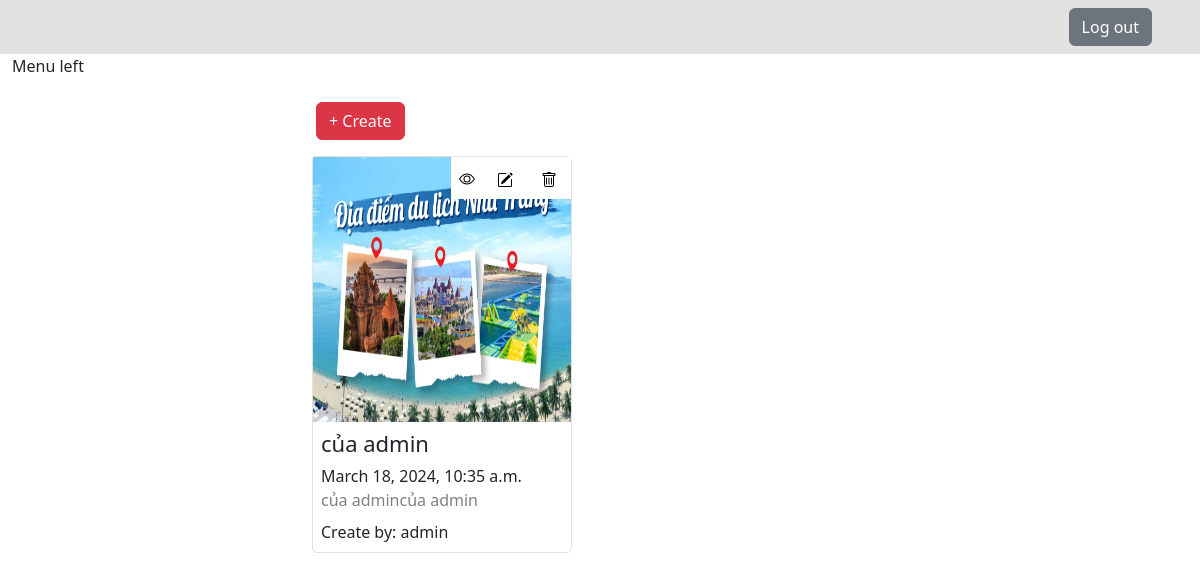
The app's page /update/blog (signed in), older data.
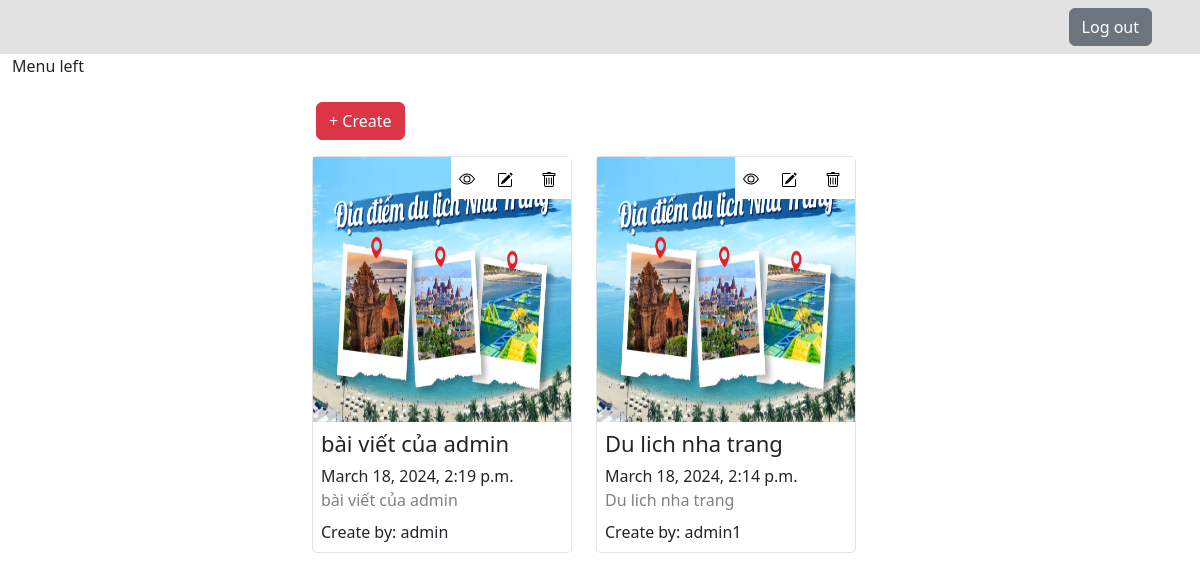
The same page, newer data.
### ui/models.py (models this page shows, shortened)
class Blog(models.Model):
	image = models.FileField(upload_to="static/images", unique= True, null=True, blank=True)
	title = models.CharField(max_length=255, null=True, blank=True)
	short_content = models.CharField(max_length=255, null=True, blank=True)
	content = models.TextField()
	created_at = models.DateTimeField(auto_now_add=True, null=True, blank=True)
	user = models.ForeignKey(User, on_delete=models.CASCADE, null=True, blank=True)

### ui/views.py (the view, shortened to what this page needs)
# urls.py: path('update/blog', UpdateBlog.as_view(), name="update-blog"),
class UpdateBlog(LoginRequiredMixin, TemplateView):
	template_name = "blog/update-blog.html"
	form_class = forms.BlogForm
	def get_context_data(self, **kwargs):
		context = super().get_context_data(**kwargs)
		context['form'] = self.form_class()
		context['blog'] = Blog.objects.all().order_by('-created_at')
		return context

### ui/templates/blog/update-blog.html (shortened to what this page needs)
{% extends 'layout.html' %}
{% load static %}
{% block static %}
<link rel="stylesheet" type="text/css" href="{% static 'css/update-blog.css'%}">
{% endblock %}
{% block content %}
<div>
    <div class="row mx-0">
        <div class="col-3">Menu left</div>
        <div class="col-9 pt-5 px-0">
            <div class="mb-3 ms-3">
                <button onclick="createBlog()" class="btn btn-danger" type="button" data-bs-toggle="offcanvas" data-bs-target="#offcanvasRight" aria-controls="offcanvasRight">+ Create</button>
            </div>
            <div class="row mx-0 pe-5">
                {% for item in blog %}
                <div class="col-4 pb-3">
                    <div class="container-blog h-100 d-flex flex-column">
                        <div class="position-relative">
                            <img src="/{{item.image}}" class="w-100 img-blog">
                            <div class="d-flex gap-3 position-absolute bg-white top-0 end-0 p-2">
                                <div>
                                    <a href="{% url 'blog-detail' item.id %}">
                                    </a>
                                </div>
                                <button onclick="edit({{item.id}})" class="border-0 bg-white" type="button" data-bs-toggle="offcanvas" data-bs-target="#offcanvasRight" aria-controls="offcanvasRight">
                                </button>
                                <form method="post">
                                    <div>
                                        <button type="submit" class="border-0 bg-white">
                                        </button>
                                    </div>
                                </form>
                            </div>
                        </div>
                        <div class="p-2 d-flex flex-column justify-content-between flex-fill">
                            <div>
                                <h1>{{ item.title }}</h1>
                                <div class="text-right">{{ item.created_at }}</div>
                                <div class="short-content mb-2">
                                    <span>{{ item.short_content }}</span>
                                </div>
                            </div>
                            <div>
                                Create by: {{ item.user }}
                            </div>
                        </div>
                    </div>
                </div>
                {% endfor %}
            </div>
        </div>
    </div>
</div>
{% endblock %}

Row changes from the older to the newer data that the page shows:
removed Blog: image (picture), title "của admin", created_at "March 18, 2024, 10:35 a.m.", short_content "của admincủa admin", user "admin"
added Blog: image (picture), title "bài viết của admin", created_at "March 18, 2024, 2:19 p.m.", short_content "bài viết của admin", user "admin"
added Blog: image (picture), title "Du lich nha trang", created_at "March 18, 2024, 2:14 p.m.", short_content "Du lich nha trang", user "admin1"
